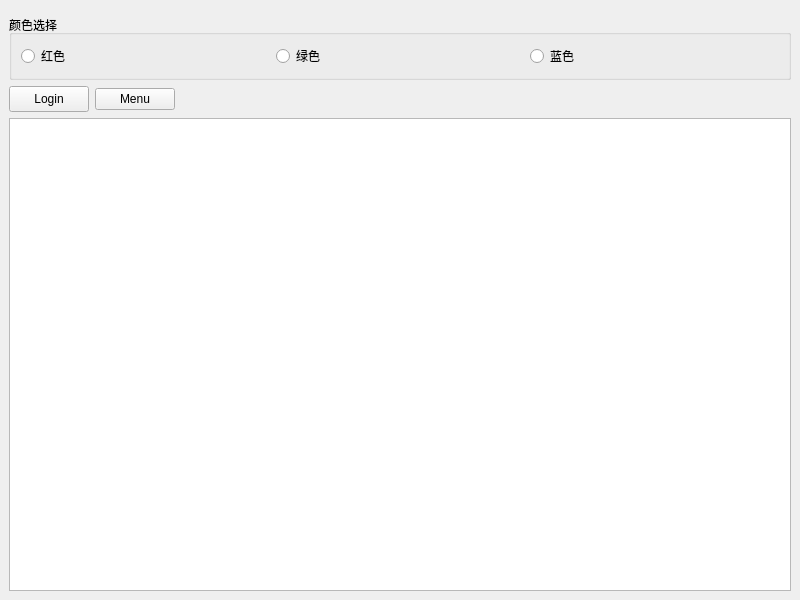
<?xml version="1.0" encoding="UTF-8"?>
<ui version="4.0">
 <class>MainView</class>
 <widget class="QMainWindow" name="MainView">
  <property name="enabled">
   <bool>true</bool>
  </property>
  <property name="geometry">
   <rect>
    <x>0</x>
    <y>0</y>
    <width>800</width>
    <height>600</height>
   </rect>
  </property>
  <property name="windowTitle">
   <string>在线调试系统</string>
  </property>
  <property name="autoFillBackground">
   <bool>false</bool>
  </property>
  <widget class="QWidget" name="centralwidget">
   <property name="enabled">
    <bool>true</bool>
   </property>
   <layout class="QVBoxLayout" name="verticalLayout">
    <item>
     <layout class="QHBoxLayout" name="horizontalLayout_3">
      <property name="spacing">
       <number>8</number>
      </property>
      <item>
       <widget class="QWidget" name="widget" native="true">
        <property name="sizePolicy">
         <sizepolicy hsizetype="Preferred" vsizetype="Preferred">
          <horstretch>0</horstretch>
          <verstretch>0</verstretch>
         </sizepolicy>
        </property>
        <property name="minimumSize">
         <size>
          <width>0</width>
          <height>0</height>
         </size>
        </property>
       </widget>
      </item>
      <item>
       <widget class="QWidget" name="widget_2" native="true">
        <property name="sizePolicy">
         <sizepolicy hsizetype="Preferred" vsizetype="Preferred">
          <horstretch>0</horstretch>
          <verstretch>0</verstretch>
         </sizepolicy>
        </property>
        <property name="minimumSize">
         <size>
          <width>0</width>
          <height>0</height>
         </size>
        </property>
       </widget>
      </item>
     </layout>
    </item>
    <item>
     <widget class="QGroupBox" name="groupBox">
      <property name="title">
       <string>颜色选择</string>
      </property>
      <layout class="QHBoxLayout" name="horizontalLayout">
       <item>
        <widget class="QRadioButton" name="radioButton_4">
         <property name="enabled">
          <bool>true</bool>
         </property>
         <property name="text">
          <string>红色</string>
         </property>
        </widget>
       </item>
       <item>
        <widget class="QRadioButton" name="radioButton_3">
         <property name="text">
          <string>绿色</string>
         </property>
        </widget>
       </item>
       <item>
        <widget class="QRadioButton" name="radioButton">
         <property name="text">
          <string>蓝色</string>
         </property>
        </widget>
       </item>
      </layout>
     </widget>
    </item>
    <item>
     <layout class="QHBoxLayout" name="horizontalLayout_2">
      <item>
       <widget class="QPushButton" name="pushButton">
        <property name="enabled">
         <bool>true</bool>
        </property>
        <property name="sizePolicy">
         <sizepolicy hsizetype="Preferred" vsizetype="Preferred">
          <horstretch>0</horstretch>
          <verstretch>0</verstretch>
         </sizepolicy>
        </property>
        <property name="text">
         <string>Login</string>
        </property>
       </widget>
      </item>
      <item>
       <widget class="QPushButton" name="pushButton_2">
        <property name="text">
         <string>Menu</string>
        </property>
       </widget>
      </item>
      <item>
       <spacer name="horizontalSpacer">
        <property name="orientation">
         <enum>Qt::Horizontal</enum>
        </property>
        <property name="sizeHint" stdset="0">
         <size>
          <width>600</width>
          <height>26</height>
         </size>
        </property>
       </spacer>
      </item>
     </layout>
    </item>
    <item>
     <widget class="QTextEdit" name="textEdit">
      <property name="enabled">
       <bool>true</bool>
      </property>
     </widget>
    </item>
   </layout>
  </widget>
 </widget>
 <resources/>
 <connections/>
</ui>
